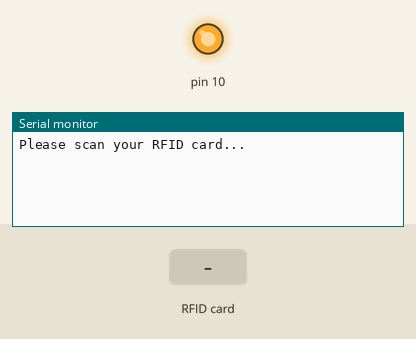
This sketch was run on a simulated Arduino Uno, built with avr-gcc and run on an emulated ATmega328P. Shown: output pins drawn as LEDs (lit = HIGH), the last lines printed to the serial monitor. Inputs (shaded band) come from the test bench.

Above: at 1.2 s.
1.3 s: RFID card 7B C0 AD 21 held to the reader
At 2.5 s:
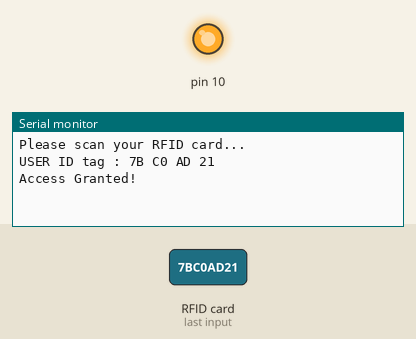
2.8 s: RFID card 5E 7A 19 C4 held to the reader
At 4.8 s:
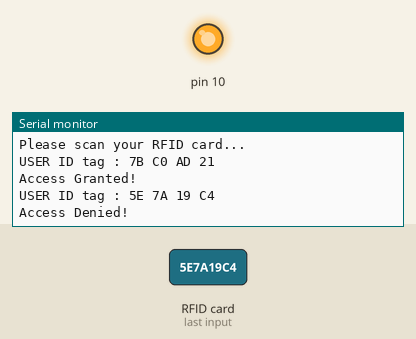

Measured:
- after the input at 1.3 s, the serial monitor: prints a new line at once (image 1)
- after the input at 2.8 s, the serial monitor: prints a new line after 0.56 s (image 2)

The sketch:

Sensor_Honors.ino
```cpp
#include<SPI.h>
#include<MFRC522.h>

/*
  SDA/SS = Pin 7
  SCK = Pin 13
  MOSI = Pin 11
  MISO = Pin 12
  IRQ = *Unconnected*
  GND = GND
  RST = Pin 8
  3.3V = 3.3V
*/


#define RST_PIN 8
#define SS_PIN 7
MFRC522 myFRID(SS_PIN, RST_PIN); // Create MFRC522 instance

void setup() {
  Serial.begin(9600); // Initiate a serial communication
  SPI.begin(); // Initiate SPI bus
  myFRID.PCD_Init(); // Initiate MFRC522

  Serial.println("Please scan your RFID card...");
  Serial.println();

}

void loop() {

  // Wait for RFID cards to be scanned
  myFRID.PCD_Init();
  if(!myFRID.PICC_IsNewCardPresent() || !myFRID.PICC_ReadCardSerial())
  {
    return;
  }
  // Show UID on serial monitor
  Serial.print("USER ID tag :"); // Print card's unique ID
  String content = "";

  for(byte i = 0; i < myFRID.uid.size; i++) // Loops through cards unique ID and displays through serial monitor
  {
    Serial.print(myFRID.uid.uidByte[i] < 0x10 ? " 0" : " ");
    Serial.print(myFRID.uid.uidByte[i], HEX);

    content.concat(String(myFRID.uid.uidByte[i] < 0x10 ? " 0" : " "));
    content.concat(String(myFRID.uid.uidByte[i], HEX));
  }
  Serial.println();
  content.toUpperCase();
  if(content.substring(1) == "7B C0 AD 21")
  {
    Serial.println("Access Granted!");
    Serial.println();
    delay(2000);
  }
  else
  {
    Serial.println("Access Denied!");
    delay(2000);
  }

  myFRID.PICC_HaltA();

}
```
